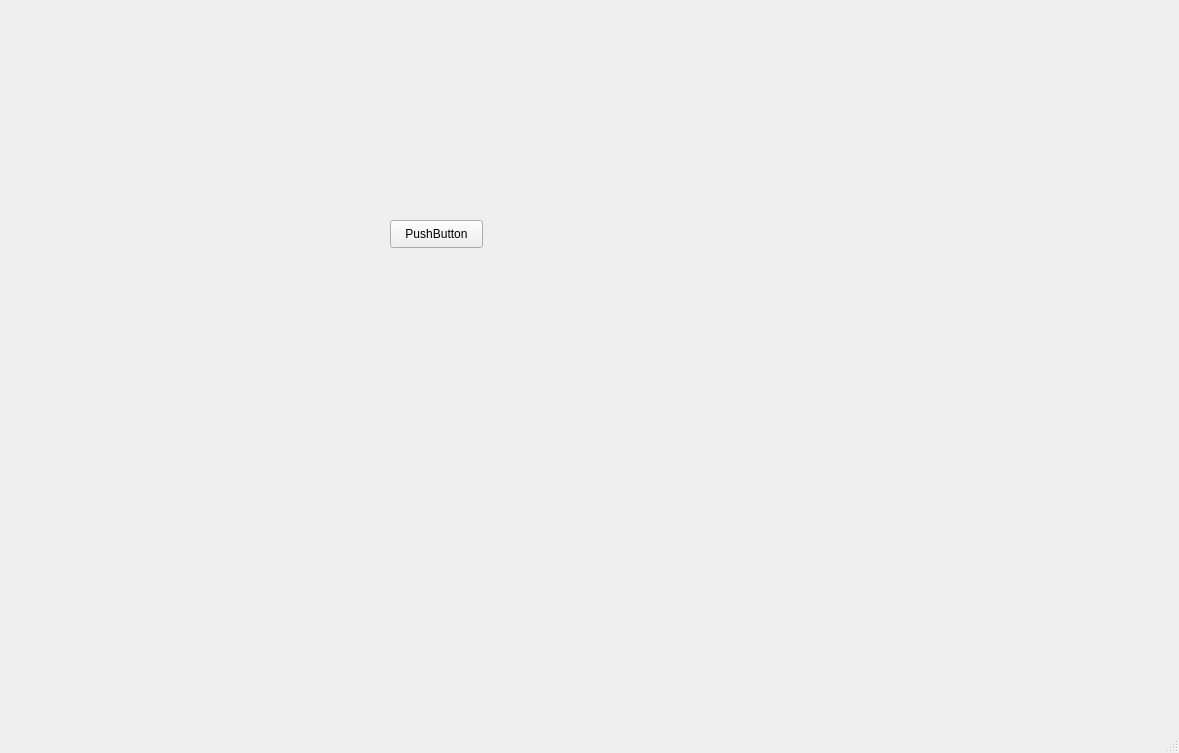
<?xml version="1.0" encoding="UTF-8"?>
<ui version="4.0">
 <class>MainWindow</class>
 <widget class="QMainWindow" name="MainWindow">
  <property name="geometry">
   <rect>
    <x>0</x>
    <y>0</y>
    <width>1179</width>
    <height>753</height>
   </rect>
  </property>
  <property name="windowTitle">
   <string>MainWindow</string>
  </property>
  <widget class="QWidget" name="centralwidget">
   <widget class="PushButton" name="pushButton">
    <property name="geometry">
     <rect>
      <x>390</x>
      <y>220</y>
      <width>93</width>
      <height>28</height>
     </rect>
    </property>
    <property name="text">
     <string>PushButton</string>
    </property>
   </widget>
  </widget>
  <widget class="QMenuBar" name="menubar">
   <property name="geometry">
    <rect>
     <x>0</x>
     <y>0</y>
     <width>1179</width>
     <height>26</height>
    </rect>
   </property>
  </widget>
  <widget class="QStatusBar" name="statusbar"/>
 </widget>
 <customwidgets>
  <customwidget>
   <class>PushButton</class>
   <extends>QPushButton</extends>
   <header>qfluentwidgets</header>
  </customwidget>
 </customwidgets>
 <resources/>
 <connections/>
</ui>
